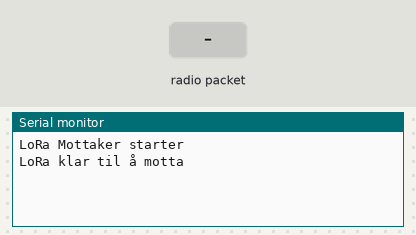
A sketch run on a simulated ESP32-S3. Parts: the last lines printed to the serial monitor. The test bench sets the inputs (shaded band). No radio packets arrive unless stated.

Above: at 1.2 s.
1.3 s: radio packet "1" arrives
At 2.6 s:
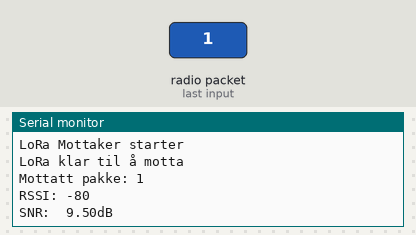
2.9 s: radio packet "0" arrives
At 3.04 s:
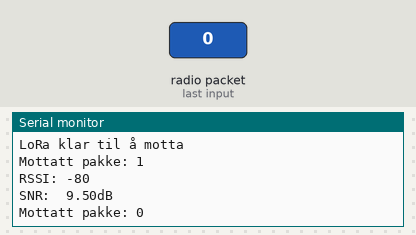
4.4 s: radio packet "2" arrives
At 5.3 s:
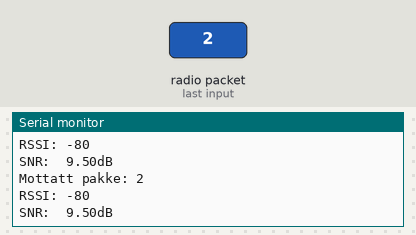

Measured:
- after the input at 1.3 s, the serial monitor: prints a new line at once (image 1)
- after the input at 2.9 s, the serial monitor: prints a new line at once (image 2)
- after the input at 4.4 s, the serial monitor: prints a new line at once (image 3)

The sketch:

LoRa_Reply.ino
```cpp
#include <SPI.h>                    //står at er feil må ha lastet ned disse to
#include <LoRa.h>

// jeg bruker ESP32-S3 Dev Board

// Samme GPIO-er som sender
#define SCK     18
#define MISO    12
#define MOSI    11
#define SS      10
#define RST      9
#define DIO0     4

void setup() {
  Serial.begin(115200);
  while (!Serial);                    // venter til Serial har startet

  Serial.println("LoRa Mottaker starter");

  SPI.begin(SCK, MISO, MOSI, SS);
  LoRa.setSPI(SPI);

  LoRa.setPins(SS, RST, DIO0);

  if (!LoRa.begin(868E6)) {
    Serial.println("LoRa start feilet!");
    while (1);
  }

  Serial.println("LoRa klar til å motta");
}

void loop() {
  int packetSize = LoRa.parsePacket();
  String s = "";
  if (packetSize) {                   // venter bare på ny pakke
    Serial.print("Mottatt pakke: ");

    while (LoRa.available()) {        //leser inn meldingen
      char c = (char)LoRa.read();
      s += c;
      Serial.print(c);
    }

    delay(100);                       // venter litt før den sender samme melding tilbake
    LoRa.beginPacket();
    LoRa.print(s);
    LoRa.endPacket();
    Serial.println();

    Serial.print("RSSI: ");           // viser litt praktisk info
    Serial.println(LoRa.packetRssi());
    Serial.print("SNR:  ");
    Serial.print(LoRa.packetSnr());
    Serial.println("dB");

  }

}
```
